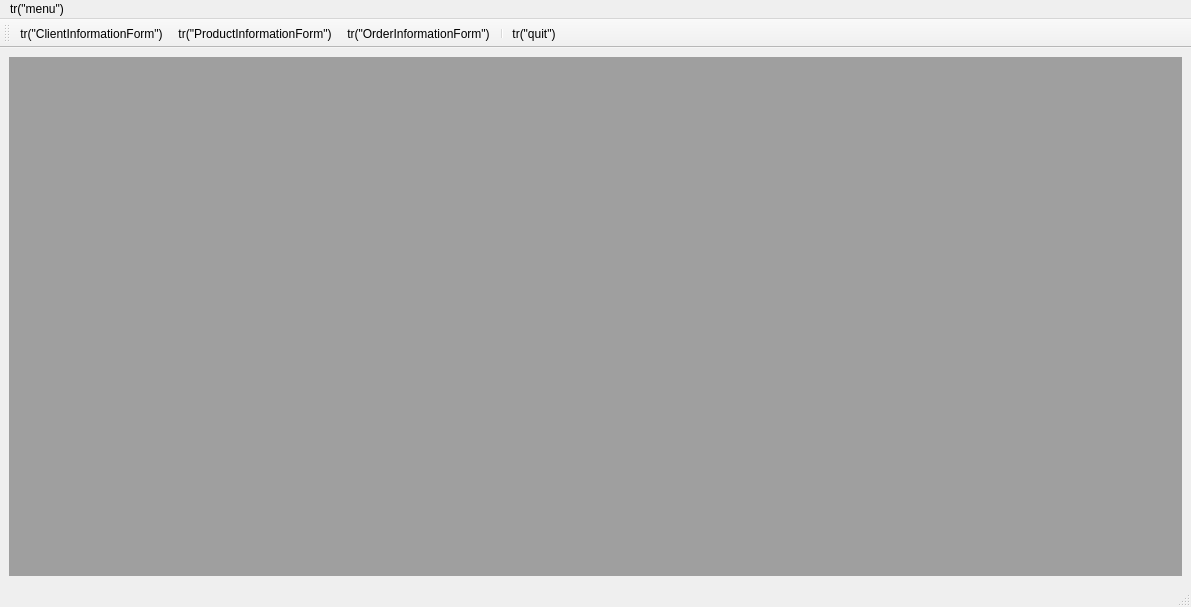
<?xml version="1.0" encoding="UTF-8"?>
<ui version="4.0">
 <class>CS_App</class>
 <widget class="QMainWindow" name="CS_App">
  <property name="geometry">
   <rect>
    <x>0</x>
    <y>0</y>
    <width>1191</width>
    <height>607</height>
   </rect>
  </property>
  <property name="minimumSize">
   <size>
    <width>0</width>
    <height>0</height>
   </size>
  </property>
  <property name="windowTitle">
   <string>CS_App</string>
  </property>
  <property name="toolButtonStyle">
   <enum>Qt::ToolButtonFollowStyle</enum>
  </property>
  <widget class="QWidget" name="centralwidget">
   <layout class="QVBoxLayout" name="verticalLayout">
    <item>
     <widget class="QMdiArea" name="mdiArea">
      <property name="minimumSize">
       <size>
        <width>1000</width>
        <height>500</height>
       </size>
      </property>
      <property name="viewMode">
       <enum>QMdiArea::TabbedView</enum>
      </property>
      <property name="documentMode">
       <bool>false</bool>
      </property>
      <property name="tabsClosable">
       <bool>false</bool>
      </property>
      <property name="tabsMovable">
       <bool>false</bool>
      </property>
      <property name="tabPosition">
       <enum>QTabWidget::West</enum>
      </property>
     </widget>
    </item>
   </layout>
  </widget>
  <widget class="QMenuBar" name="menubar">
   <property name="geometry">
    <rect>
     <x>0</x>
     <y>0</y>
     <width>1191</width>
     <height>25</height>
    </rect>
   </property>
   <widget class="QMenu" name="menutr_menu">
    <property name="title">
     <string>tr(&quot;menu&quot;)</string>
    </property>
    <widget class="QMenu" name="menutr_formManagement">
     <property name="title">
      <string>tr(&quot;formManagement&quot;)</string>
     </property>
     <addaction name="actiontr_ClientInformationForm"/>
     <addaction name="actiontr_ProductInformationForm"/>
     <addaction name="actiontr_OrderInformationForm"/>
    </widget>
    <addaction name="menutr_formManagement"/>
    <addaction name="separator"/>
    <addaction name="actiontr_quit"/>
   </widget>
   <addaction name="menutr_menu"/>
  </widget>
  <widget class="QStatusBar" name="statusbar"/>
  <widget class="QToolBar" name="toolBar">
   <property name="windowTitle">
    <string>toolBar</string>
   </property>
   <attribute name="toolBarArea">
    <enum>TopToolBarArea</enum>
   </attribute>
   <attribute name="toolBarBreak">
    <bool>false</bool>
   </attribute>
   <addaction name="actiontr_ClientInformationForm"/>
   <addaction name="actiontr_ProductInformationForm"/>
   <addaction name="actiontr_OrderInformationForm"/>
   <addaction name="separator"/>
   <addaction name="actiontr_quit"/>
  </widget>
  <action name="actiontr_ClientInformationForm">
   <property name="text">
    <string>tr(&quot;ClientInformationForm&quot;)</string>
   </property>
  </action>
  <action name="actiontr_ProductInformationForm">
   <property name="text">
    <string>tr(&quot;ProductInformationForm&quot;)</string>
   </property>
  </action>
  <action name="actiontr_OrderInformationForm">
   <property name="text">
    <string>tr(&quot;OrderInformationForm&quot;)</string>
   </property>
  </action>
  <action name="actiontr_quit">
   <property name="text">
    <string>tr(&quot;quit&quot;)</string>
   </property>
  </action>
 </widget>
 <resources/>
 <connections>
  <connection>
   <sender>actiontr_quit</sender>
   <signal>triggered()</signal>
   <receiver>CS_App</receiver>
   <slot>close()</slot>
   <hints>
    <hint type="sourcelabel">
     <x>-1</x>
     <y>-1</y>
    </hint>
    <hint type="destinationlabel">
     <x>595</x>
     <y>299</y>
    </hint>
   </hints>
  </connection>
 </connections>
</ui>
